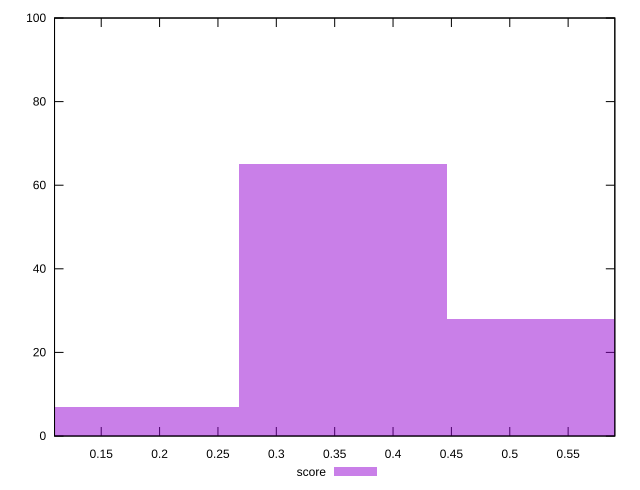

Write the gnuplot code that produced this figure.
reset

$score <<EOF
0.5359779993609701 28
0.3573186662406468 65
0.1786593331203234 7
EOF

set key outside below
set boxwidth 0.1786593331203234
set xrange [0.11:0.59]
set yrange [0:100]
set trange [0:100]
set style fill transparent solid 0.5 noborder
set terminal svg size 640, 490 enhanced background rgb 'white'
set output "report_00021_2021-02-20T09:16:39.615Z/total-blocking-time/samples/pages+cached/score/histogram.svg"

plot $score title "score" with boxes

reset
